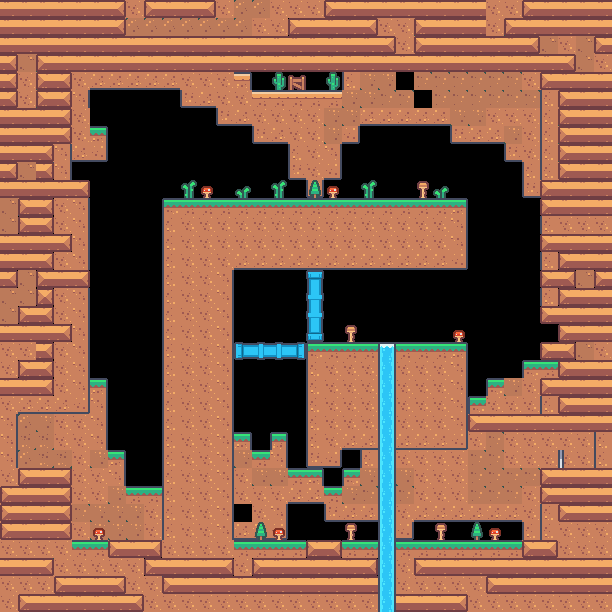

This game map was drawn from its Tiled (.tmx) file and the tilesets committed beside it. A one-line description and the trimmed map source follow:
An orthogonal 34x34 tile map with 18x18 px tiles, 4 tile layers (Parallax, Ground-n-Platforms, Front, FrontParallax), 2 tilesets and 43 objects (34x coin, 4x spikes, 2x flag, ballV, ballH).

<map version="1.10" tiledversion="1.10.2" orientation="orthogonal" renderorder="right-down" width="34" height="34" tilewidth="18" tileheight="18" infinite="0" nextlayerid="8" nextobjectid="652">
 <editorsettings>
  <export target="platformer-level-1.tmj" format="json" />
 </editorsettings>
 <tileset firstgid="1" name="kenny_tilemap_packed" tilewidth="18" tileheight="18" tilecount="180" columns="20">
  <image source="tilemap_packed.png" width="360" height="162" />
  <tile id="0">
   <properties>
    <property name="collides" type="bool" value="true" />
   </properties>
  </tile>
  <tile id="1">
   <properties>
    <property name="collides" type="bool" value="true" />
   </properties>
  </tile>
  <tile id="2">
   <properties>
    <property name="collides" type="bool" value="true" />
   </properties>
  </tile>
  <tile id="3">
   <properties>
    <property name="collides" type="bool" value="true" />
   </properties>
  </tile>
  <tile id="20">
   <properties>
    <property name="collides" type="bool" value="true" />
   </properties>
  </tile>
  <tile id="21">
   <properties>
    <property name="collides" type="bool" value="true" />
   </properties>
  </tile>
  <tile id="22">
   <properties>
    <property name="collides" type="bool" value="true" />
   </properties>
  </tile>
  <tile id="23">
   <properties>
    <property name="collides" type="bool" value="true" />
   </properties>
  </tile>
  <tile id="33">
   <properties>
    <property name="animated" type="bool" value="true" />
    <property name="water" type="bool" value="true" />
   </properties>
   <animation>
    <frame tileid="33" duration="400" />
    <frame tileid="53" duration="400" />
   </animation>
  </tile>
  <tile id="34">
   <properties>
    <property name="animated" type="bool" value="true" />
    <property name="collides" type="bool" value="true" />
    <property name="water" type="bool" value="true" />
   </properties>
   <animation>
    <frame tileid="34" duration="400" />
    <frame tileid="35" duration="400" />
   </animation>
  </tile>
  <tile id="35">
   <properties>
    <property name="water" type="bool" value="true" />
   </properties>
  </tile>
  <tile id="40">
   <properties>
    <property name="collides" type="bool" value="true" />
   </properties>
  </tile>
  <tile id="41">
   <properties>
    <property name="collides" type="bool" value="true" />
   </properties>
  </tile>
  <tile id="42">
   <properties>
    <property name="collides" type="bool" value="true" />
   </properties>
  </tile>
  <tile id="43">
   <properties>
    <property name="collides" type="bool" value="true" />
   </properties>
  </tile>
  <tile id="47">
   <properties>
    <property name="collides" type="bool" value="true" />
   </properties>
  </tile>
  <tile id="48">
   <properties>
    <property name="collides" type="bool" value="true" />
   </properties>
  </tile>
  <tile id="49">
   <properties>
    <property name="collides" type="bool" value="true" />
   </properties>
  </tile>
  <tile id="50">
   <properties>
    <property name="collides" type="bool" value="true" />
   </properties>
  </tile>
  <tile id="53">
   <properties>
    <property name="water" type="bool" value="true" />
   </properties>
  </tile>
  <tile id="54">
   <properties>
    <property name="animated" type="bool" value="true" />
    <property name="water" type="bool" value="true" />
   </properties>
   <animation>
    <frame tileid="54" duration="400" />
    <frame tileid="55" duration="400" />
   </animation>
  </tile>
  <tile id="55">
   <properties>
    <property name="water" type="bool" value="true" />
   </properties>
  </tile>
  <tile id="60">
   <properties>
    <property name="collides" type="bool" value="true" />
   </properties>
  </tile>
  <tile id="61">
   <properties>
    <property name="collides" type="bool" value="true" />
   </properties>
  </tile>
  <tile id="62">
   <properties>
    <property name="collides" type="bool" value="true" />
   </properties>
  </tile>
  <tile id="63">
   <properties>
    <property name="collides" type="bool" value="true" />
   </properties>
  </tile>
  <tile id="68">
   <objectgroup draworder="index" id="4">
    <object id="3" x="0" y="9.02584" width="17.9483" height="8.92249" />
   </objectgroup>
  </tile>
  <tile id="73">
   <properties>
    <property name="water" type="bool" value="true" />
   </properties>
  </tile>
  <tile id="74">
   <properties>
    <property name="animated" type="bool" value="true" />
    <property name="water" type="bool" value="true" />
   </properties>
   <animation>
    <frame tileid="74" duration="400" />
    <frame tileid="75" duration="400" />
   </animation>
  </tile>
  <tile id="75">
   <properties>
    <property name="water" type="bool" value="true" />
   </properties>
  </tile>
  <tile id="80">
   <properties>
    <property name="collides" type="bool" value="true" />
   </properties>
  </tile>
  <tile id="81">
   <properties>
    <property name="collides" type="bool" value="true" />
   </properties>
  </tile>
  <tile id="82">
   <properties>
    <property name="collides" type="bool" value="true" />
   </properties>
  </tile>
  <tile id="83">
   <properties>
    <property name="collides" type="bool" value="true" />
   </properties>
  </tile>
  <tile id="100">
   <properties>
    <property name="collides" type="bool" value="true" />
   </properties>
  </tile>
  <tile id="101">
   <properties>
    <property name="collides" type="bool" value="true" />
   </properties>
  </tile>
  <tile id="102">
   <properties>
    <property name="collides" type="bool" value="true" />
   </properties>
  </tile>
  <tile id="103">
   <properties>
    <property name="collides" type="bool" value="true" />
   </properties>
  </tile>
  <tile id="107">
   <animation>
    <frame tileid="107" duration="100" />
    <frame tileid="108" duration="3000" />
   </animation>
  </tile>
  <tile id="120">
   <properties>
    <property name="collides" type="bool" value="true" />
   </properties>
  </tile>
  <tile id="121">
   <properties>
    <property name="collides" type="bool" value="true" />
   </properties>
  </tile>
  <tile id="122">
   <properties>
    <property name="collides" type="bool" value="true" />
   </properties>
  </tile>
  <tile id="123">
   <properties>
    <property name="collides" type="bool" value="true" />
   </properties>
  </tile>
  <tile id="140">
   <properties>
    <property name="collides" type="bool" value="true" />
   </properties>
  </tile>
  <tile id="141">
   <properties>
    <property name="collides" type="bool" value="true" />
   </properties>
  </tile>
  <tile id="142">
   <properties>
    <property name="collides" type="bool" value="true" />
   </properties>
  </tile>
  <tile id="143">
   <properties>
    <property name="collides" type="bool" value="true" />
   </properties>
  </tile>
  <tile id="151" probability="0.5">
   <animation>
    <frame tileid="151" duration="150" />
    <frame tileid="152" duration="150" />
   </animation>
  </tile>
 </tileset>
 <tileset firstgid="181" source="ddd.tsx" />
 <layer id="4" name="Parallax" width="34" height="34">
  <properties>
   <property name="tint" type="color" value="#ff000000" />
  </properties>
  <data>[1156 cells, 594 non-empty, 18 distinct tile ids]</data>
 </layer>
 <layer id="1" name="Ground-n-Platforms" width="34" height="34">
  <data>[1156 cells, 698 non-empty, 29 distinct tile ids]</data>
 </layer>
 <layer id="5" name="Front" width="34" height="34">
  <data>[1156 cells, 15 non-empty, 2 distinct tile ids]</data>
 </layer>
 <layer id="6" name="FrontParallax" width="34" height="34">
  <data>[1156 cells, 0 non-empty, 0 distinct tile ids]</data>
 </layer>
 <objectgroup id="3" name="Objects">
  <object id="533" name="spikes" gid="69" x="468" y="414" width="18" height="18" />
  </objectgroup>
 <objectgroup id="7" name="Enemies">
  <!-- 3 objects omitted --></objectgroup>
</map>
<!-- 41 of 43 objects omitted -->